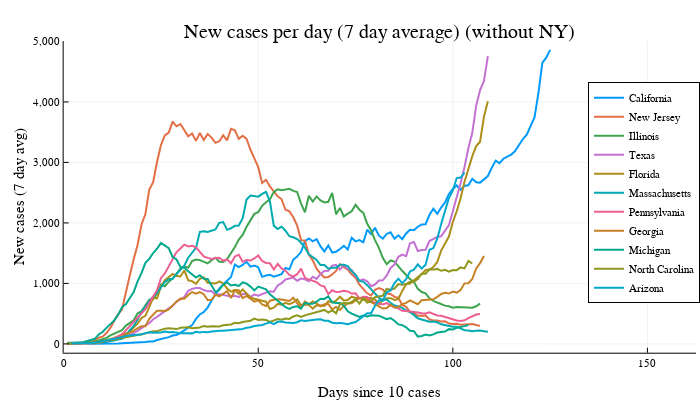

The cell this chart's notebook holds for it:
### Markdown cell above
Let's remove NY, since that dominates.

### Code cell
@df filter(:Province_State => !=("New York"), confirmedByStateTop) plot(:daysSince, :Value_new_rolling7, group=:Province_State,
                                 yformatter=fc, lw=2, xlimit=(0, maximum(:daysSince)*1.3), legend=:right,
                                 title="New cases per day (7 day average) (without NY)",
                                 ylab="New cases (7 day avg)",
                                 xlab="Days since 10 cases"
                                 )
